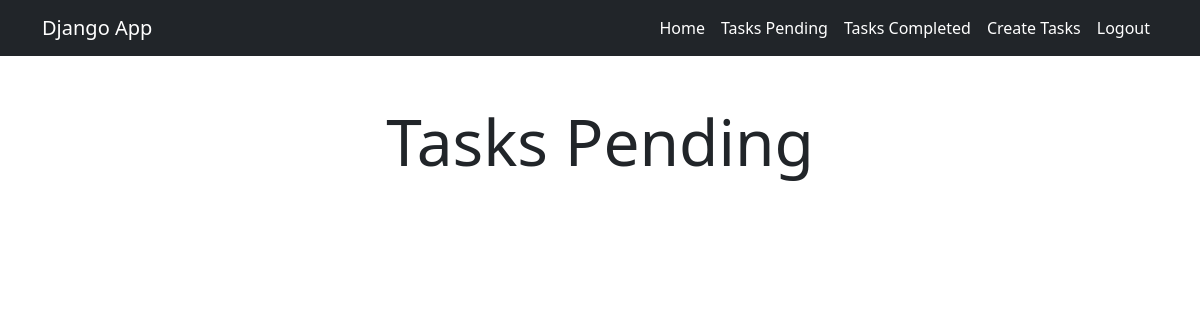
/tasks_completed/ (signed in), run on an earlier commit of the app's database.
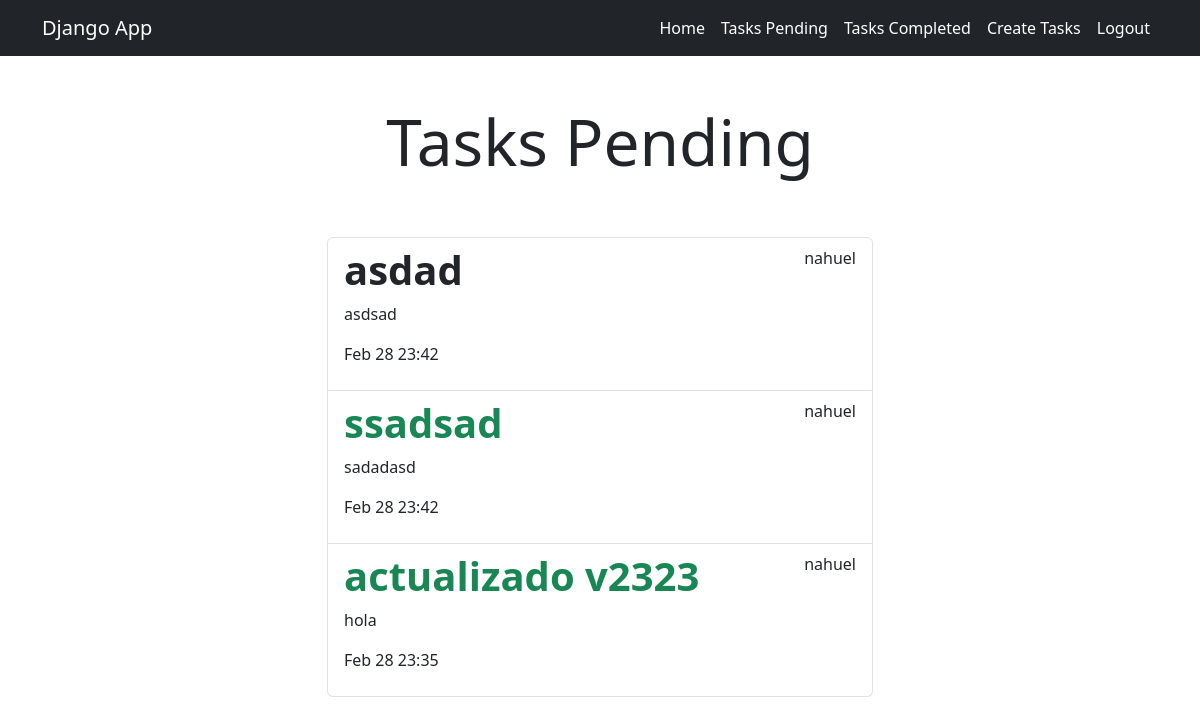
And on a later commit of the database.
### tasks/models.py (models this page shows, shortened)
class Task(models.Model):
    title = models.CharField(max_length=100)
    description = models.TextField(blank=True)
    created = models.DateTimeField(auto_now_add=True)
    datecompleted = models.DateTimeField(null=True, blank=True)
    important = models.BooleanField(default=False)
    user = models.ForeignKey(User, on_delete= models.CASCADE)

### tasks/views.py (the view)
# urls.py: path('tasks_completed/', views.tasks_completed, name='tasks_completed'),
@login_required
def tasks_completed(request):
    tasks = Task.objects.filter(user=request.user, datecompleted__isnull=False).order_by('-datecompleted')
    return render(request, 'tasks.html', {'tasks': tasks})

### tasks/templates/tasks.html
{% extends 'base.html' %}
{% block content %}
<main class="container">
    <div class="row">
        <div class="col-md-6 offset-md-3">
            <h1 class="text-center display-3 py-5 ">Tasks Pending</h1>
            <ul class="list-group">
                {% for task in tasks %}
                <a class="list-group-item" href="{% url 'task_detail' task.id %}">
                    <header class="d-flex justify-content-between">
                        {% if task.important %}
                        <h1 class="fw-bold text-success">{{task.title}}</h1>
                        {% else %}
                        <h1 class="fw-bold"> {{task.title}}</h1>
                        {% endif %}
                        <p>{{task.user.username}}</p>
                    </header>
                    <p>{{task.description}}</p>
                    <p>{{task.datecompleted |date:'M j y:i' }}</p>
                </a>
                {% endfor %}
            </ul>
        </div>
    </div>
</main>
{% endblock %}

### tasks/templates/base.html (shortened to what this page needs)
<!DOCTYPE html>
<html lang="en">
<head>
    <link rel="stylesheet" href="https://cdn.jsdelivr.net/npm/bootstrap@5.3.0-alpha1/dist/css/bootstrap.min.css">
</head>
<body>
    <nav class="navbar navbar-expand-lg bg-dark" data-bs-theme="dark">
        <div class="container">
            <a class="navbar-brand" href="#">Django App</a>
            <div class="collapse navbar-collapse" id="navbarNav">
              <ul class="navbar-nav ms-auto">
                <li class="nav-item">
                    <a class="nav-link active" href="/">Home</a>
                </li>
        {% if user.is_authenticated %}
        <li class="nav-item">
            <a class="nav-link active" href="/tasks">Tasks Pending</a>
        </li>
        <li class="nav-item">
            <a class="nav-link active" href="/tasks_completed">Tasks Completed</a>
        </li>
        <li class="nav-item">
            <a class="nav-link active" href="/tasks/create">Create Tasks</a>
        </li>
                    <li class="nav-item">
                        <a class="nav-link active" href="/logout">Logout</a>
                    </li>
        {% endif %}
              </ul>
            </div>
          </div>
      </nav>
    {% block content %}
    {% endblock %}
</body>
</html>

What changed in the data, as far as the page shows it:
added Task: title "asdad", user.username "nahuel", description "asdsad", datecompleted "Feb 28 23:42"
added Task: title "ssadsad", user.username "nahuel", description "sadadasd", datecompleted "Feb 28 23:42"
added Task: title "actualizado v2323", user.username "nahuel", description "hola", datecompleted "Feb 28 23:35"
